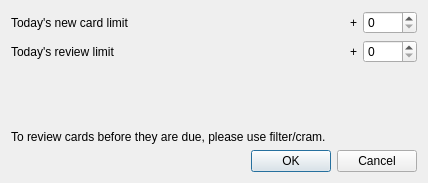
<?xml version="1.0" encoding="UTF-8"?>
<ui version="4.0">
 <class>Dialog</class>
 <widget class="QDialog" name="Dialog">
  <property name="geometry">
   <rect>
    <x>0</x>
    <y>0</y>
    <width>428</width>
    <height>183</height>
   </rect>
  </property>
  <property name="windowTitle">
   <string>Extend Limits</string>
  </property>
  <layout class="QVBoxLayout" name="verticalLayout">
   <item>
    <layout class="QGridLayout" name="gridLayout">
     <item row="1" column="3">
      <widget class="QSpinBox" name="revToday">
       <property name="maximum">
        <number>1000</number>
       </property>
      </widget>
     </item>
     <item row="0" column="3">
      <widget class="QSpinBox" name="newToday">
       <property name="maximum">
        <number>1000</number>
       </property>
      </widget>
     </item>
     <item row="0" column="2">
      <widget class="QLabel" name="label_4">
       <property name="text">
        <string>+</string>
       </property>
      </widget>
     </item>
     <item row="2" column="0">
      <spacer name="verticalSpacer">
       <property name="orientation">
        <enum>Qt::Vertical</enum>
       </property>
       <property name="sizeHint" stdset="0">
        <size>
         <width>20</width>
         <height>40</height>
        </size>
       </property>
      </spacer>
     </item>
     <item row="1" column="0">
      <widget class="QLabel" name="label_2">
       <property name="text">
        <string>Today's review limit</string>
       </property>
      </widget>
     </item>
     <item row="1" column="2">
      <widget class="QLabel" name="label_5">
       <property name="text">
        <string>+</string>
       </property>
      </widget>
     </item>
     <item row="0" column="0">
      <widget class="QLabel" name="label">
       <property name="text">
        <string>Today's new card limit</string>
       </property>
      </widget>
     </item>
     <item row="0" column="1">
      <spacer name="horizontalSpacer">
       <property name="orientation">
        <enum>Qt::Horizontal</enum>
       </property>
       <property name="sizeHint" stdset="0">
        <size>
         <width>40</width>
         <height>20</height>
        </size>
       </property>
      </spacer>
     </item>
    </layout>
   </item>
   <item>
    <widget class="QLabel" name="label_3">
     <property name="text">
      <string>To review cards before they are due, please use filter/cram.</string>
     </property>
     <property name="wordWrap">
      <bool>true</bool>
     </property>
    </widget>
   </item>
   <item>
    <widget class="QDialogButtonBox" name="buttonBox">
     <property name="orientation">
      <enum>Qt::Horizontal</enum>
     </property>
     <property name="standardButtons">
      <set>QDialogButtonBox::Cancel|QDialogButtonBox::Ok</set>
     </property>
    </widget>
   </item>
  </layout>
 </widget>
 <tabstops>
  <tabstop>newToday</tabstop>
  <tabstop>revToday</tabstop>
  <tabstop>buttonBox</tabstop>
 </tabstops>
 <resources/>
 <connections>
  <connection>
   <sender>buttonBox</sender>
   <signal>accepted()</signal>
   <receiver>Dialog</receiver>
   <slot>accept()</slot>
   <hints>
    <hint type="sourcelabel">
     <x>248</x>
     <y>254</y>
    </hint>
    <hint type="destinationlabel">
     <x>157</x>
     <y>274</y>
    </hint>
   </hints>
  </connection>
  <connection>
   <sender>buttonBox</sender>
   <signal>rejected()</signal>
   <receiver>Dialog</receiver>
   <slot>reject()</slot>
   <hints>
    <hint type="sourcelabel">
     <x>316</x>
     <y>260</y>
    </hint>
    <hint type="destinationlabel">
     <x>286</x>
     <y>274</y>
    </hint>
   </hints>
  </connection>
 </connections>
</ui>
